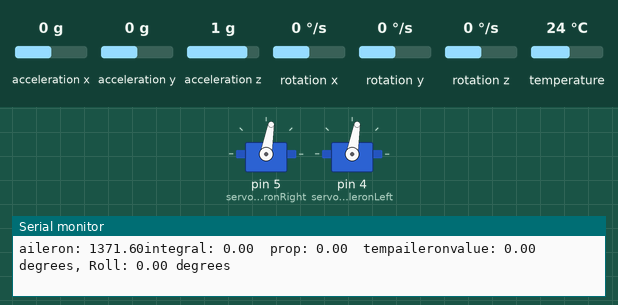
A sketch run on a simulated Arduino Uno, built with avr-gcc and run on an emulated ATmega328P. Parts: 2 × servo, the last lines printed to the serial monitor. The inputs (shaded band) are chosen by the test bench; at power-on: acceleration x 0 g, rotation y 0 °/s, acceleration y 0 g, acceleration z 1 g, rotation x 0 °/s, rotation z 0 °/s, temperature 24 °C.

Above: at 5.3 s.
5.4 s: acceleration x set to -1.4 g
At 5.87 s:
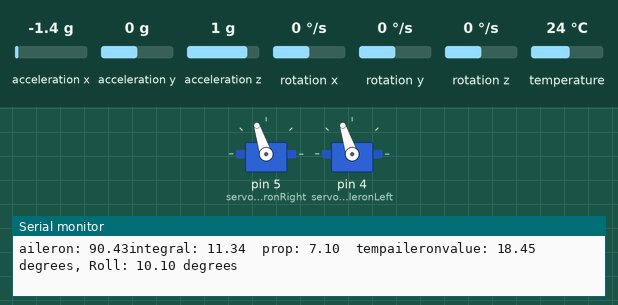
At 6.7 s:
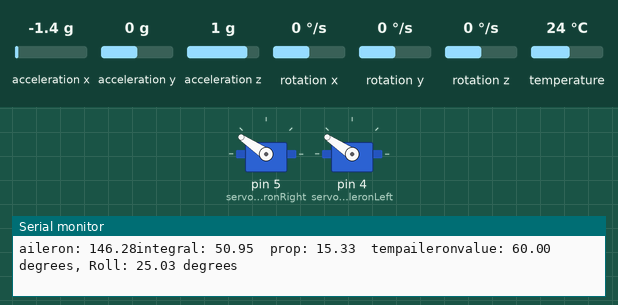
8.4 s: rotation y set to -32 °/s
11.4 s: rotation y set to -37 °/s
14.4 s: rotation y set to 192 °/s
At 16.1 s:
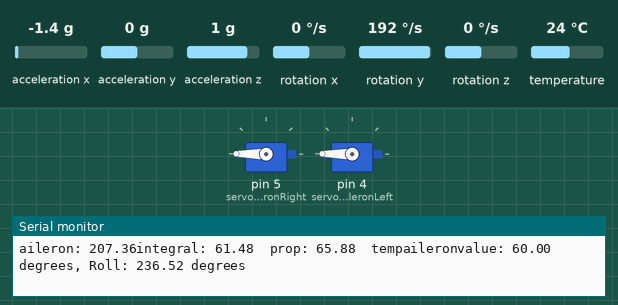
Timing chart, 0 to 17.2 s (numbered marks = the images above; inputs shaded):
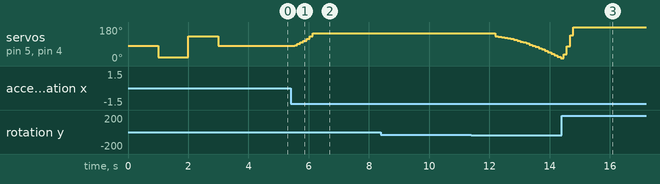

Measured:
- after the input at 5.4 s, servo on pin 5 (servoPinaileronRight), servo on pin 4 (servoPinaileronLeft): moves from 80° to 146° over 0.61 s, starting after 0.13 s
- after the input at 14.4 s, servo on pin 5 (servoPinaileronRight), servo on pin 4 (servoPinaileronLeft): 14° → 36° after 0.07 s, → 78° 0.10 s later, → 136° 0.10 s later, → 180° 0.10 s later

The sketch:

v7_Stabil_test.ino
```cpp
#include <Adafruit_MPU6050.h>
#include <Adafruit_Sensor.h>
#include <Wire.h>

Adafruit_MPU6050 mpu;

// Complementary filter constant
const float alpha = 0.95; // Adjusted for faster response
// Time tracking
unsigned long previousMicros = 0;
float pitch = 0.0;
float roll = 0.0;
float integral = 0.0;
float propor = 0.0;
float Kp = 1;
float Ki = 0.8;
static float aileronValue;
static float tempAileronValue;

#include <ServoTimer2.h>

ServoTimer2 servoAileronRight;
ServoTimer2 servoAileronLeft;
#define servoPinaileronRight 5
#define servoPinaileronLeft 4
void setup() {
  servoAileronRight.attach(servoPinaileronRight);
  servoAileronLeft.attach(servoPinaileronLeft);

  aileronValue = 80 * 10.27 + 550;
  servoAileronRight.write(aileronValue);
  servoAileronLeft.write(aileronValue);
  delay(1000);
  aileronValue = 20 * 10.27 + 550;
  servoAileronRight.write(aileronValue);
  servoAileronLeft.write(aileronValue);
  delay(1000);
  aileronValue = 130 * 10.27 + 550;
  servoAileronRight.write(aileronValue);
  servoAileronLeft.write(aileronValue);
  delay(1000);
  aileronValue = 80 * 10.27 + 550;
  servoAileronRight.write(aileronValue);
  servoAileronLeft.write(aileronValue);
  delay(1000);
  Serial.begin(9600);


  Serial.println("Adafruit MPU6050 test!");

  // Try to initialize!
  if (!mpu.begin()) {
    Serial.println("Failed to find MPU6050 chip");
    while (1) {
      delay(10);
    }
  }
  Serial.println("MPU6050 Found!");

  mpu.setAccelerometerRange(MPU6050_RANGE_8_G);
  Serial.print("Accelerometer range set to: ");
  switch (mpu.getAccelerometerRange()) {
    case MPU6050_RANGE_2_G:
    Serial.println("+-2G");
    break;
    case MPU6050_RANGE_4_G:
    Serial.println("+-4G");
    break;
    case MPU6050_RANGE_8_G:
    Serial.println("+-8G");
    break;
    case MPU6050_RANGE_16_G:
    Serial.println("+-16G");
    break;
  }
  mpu.setGyroRange(MPU6050_RANGE_500_DEG);
  Serial.print("Gyro range set to: ");
  switch (mpu.getGyroRange()) {
    case MPU6050_RANGE_250_DEG:
    Serial.println("+- 250 deg/s");
    break;
    case MPU6050_RANGE_500_DEG:
    Serial.println("+- 500 deg/s");
    break;
    case MPU6050_RANGE_1000_DEG:
    Serial.println("+- 1000 deg/s");
    break;
    case MPU6050_RANGE_2000_DEG:
    Serial.println("+- 2000 deg/s");
    break;
  }

  mpu.setFilterBandwidth(MPU6050_BAND_21_HZ);
  Serial.print("Filter bandwidth set to: ");
  switch (mpu.getFilterBandwidth()) {
  case MPU6050_BAND_260_HZ:
    Serial.println("260 Hz");
    break;
    case MPU6050_BAND_184_HZ:
    Serial.println("184 Hz");
    break;
    case MPU6050_BAND_94_HZ:
    Serial.println("94 Hz");
    break;
    case MPU6050_BAND_44_HZ:
    Serial.println("44 Hz");
    break;
    case MPU6050_BAND_21_HZ:
    Serial.println("21 Hz");
    break;
    case MPU6050_BAND_10_HZ:
    Serial.println("10 Hz");
    break;
    case MPU6050_BAND_5_HZ:
    Serial.println("5 Hz");
    break;
  }

  Serial.println("");
  delay(100);
}


void loop() {
  // put your main code here, to run repeatedly:
  sensors_event_t a, g, temp;
  mpu.getEvent(&a, &g, &temp);


  // Calculate the change in time
  unsigned long currentMicros = micros();
  float dt = (currentMicros - previousMicros) / 1000000.0;
  previousMicros = currentMicros;

  // Calculate pitch and roll from accelerometer
  float accelPitch = atan2(a.acceleration.y, sqrt(a.acceleration.x * a.acceleration.x + a.acceleration.z * a.acceleration.z)) * 180 / PI;
  float accelRoll = atan2(-a.acceleration.x, sqrt(a.acceleration.y * a.acceleration.y + a.acceleration.z * a.acceleration.z)) * 180 / PI;

  // Integrate gyroscope data
  float gyroPitchRate = g.gyro.x * 180 / PI; // Convert to degrees per second
  float gyroRollRate = g.gyro.y * 180 / PI;  // Convert to degrees per second

  pitch = alpha * (pitch + gyroPitchRate * dt) + (1 - alpha) * accelPitch;
  roll = alpha * (roll + gyroRollRate * dt) + (1 - alpha) * accelRoll;

  /* Print out the angles */


Serial.print("aileron: ");
  Serial.print(aileronValue);

  if(roll > 3){
    if(tempAileronValue >= 60) {tempAileronValue = 60;}
    else{
    integral = integral + Ki * (roll - 3);
    propor = Kp * (roll - 3);
    tempAileronValue = integral + propor;

    aileronValue = tempAileronValue + 80;
    }
    servoAileronRight.write(aileronValue * 10.27 + 550);
    servoAileronLeft.write(aileronValue * 10.27 + 550);
  }
  if(roll < -3){
    if(tempAileronValue <= -60) {tempAileronValue = -60;}
    else{
    integral = integral + Ki * (roll + 3);
    propor = Kp * (roll + 3);
    tempAileronValue = integral + propor;
    aileronValue = tempAileronValue + 80;
    }
    servoAileronRight.write(aileronValue * 10.27 + 550);
    servoAileronLeft.write(aileronValue * 10.27 + 550);
  }
  Serial.print("integral: ");
  Serial.print(integral);
  Serial.print("  prop: ");
  Serial.print(propor);
  Serial.print("  tempaileronvalue: ");
  Serial.print(tempAileronValue);
  Serial.print(" degrees, Roll: ");
  Serial.print(roll);
  Serial.println(" degrees");


  delay(10); // Delay for readability


}
```
